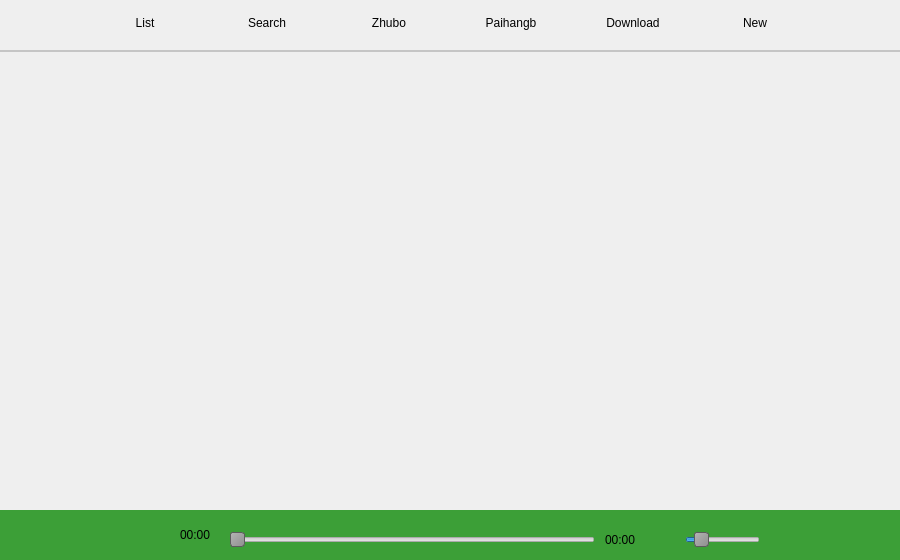
<?xml version="1.0" encoding="UTF-8"?>
<ui version="4.0">
 <class>Music_Frame</class>
 <widget class="QWidget" name="Music_Frame">
  <property name="geometry">
   <rect>
    <x>0</x>
    <y>0</y>
    <width>900</width>
    <height>560</height>
   </rect>
  </property>
  <property name="windowTitle">
   <string>Form</string>
  </property>
  <widget class="QLabel" name="top_label">
   <property name="geometry">
    <rect>
     <x>0</x>
     <y>510</y>
     <width>900</width>
     <height>50</height>
    </rect>
   </property>
   <property name="styleSheet">
    <string notr="true">background-color: rgb(60, 159, 55);</string>
   </property>
   <property name="text">
    <string/>
   </property>
  </widget>
  <widget class="QPushButton" name="Lrc_Btn">
   <property name="geometry">
    <rect>
     <x>820</x>
     <y>520</y>
     <width>35</width>
     <height>30</height>
    </rect>
   </property>
   <property name="cursor">
    <cursorShape>PointingHandCursor</cursorShape>
   </property>
   <property name="text">
    <string/>
   </property>
   <property name="icon">
    <iconset resource="../../../res/img.qrc">
     <normaloff>:/play/lrc</normaloff>:/play/lrc</iconset>
   </property>
   <property name="iconSize">
    <size>
     <width>35</width>
     <height>35</height>
    </size>
   </property>
   <property name="flat">
    <bool>true</bool>
   </property>
  </widget>
  <widget class="QSlider" name="Volume_Process">
   <property name="geometry">
    <rect>
     <x>685</x>
     <y>530</y>
     <width>75</width>
     <height>20</height>
    </rect>
   </property>
   <property name="styleSheet">
    <string notr="true"> QSlider::handle:horizontal {
     background: qlineargradient(x1:0, y1:0, x2:1, y2:1, stop:0 #b4b4b4, stop:1 #8f8f8f);
     border: 1px solid #5c5c5c;
     width: 18px;
     margin: -2px 0; 
     border-radius: 3px;
 }</string>
   </property>
   <property name="maximum">
    <number>200</number>
   </property>
   <property name="value">
    <number>30</number>
   </property>
   <property name="orientation">
    <enum>Qt::Horizontal</enum>
   </property>
  </widget>
  <widget class="QPushButton" name="Volume_Btn">
   <property name="geometry">
    <rect>
     <x>655</x>
     <y>525</y>
     <width>25</width>
     <height>25</height>
    </rect>
   </property>
   <property name="cursor">
    <cursorShape>PointingHandCursor</cursorShape>
   </property>
   <property name="text">
    <string/>
   </property>
   <property name="icon">
    <iconset resource="../../../res/img.qrc">
     <normaloff>:/play/volume_noraml</normaloff>:/play/volume_noraml</iconset>
   </property>
   <property name="autoDefault">
    <bool>true</bool>
   </property>
   <property name="default">
    <bool>false</bool>
   </property>
   <property name="flat">
    <bool>true</bool>
   </property>
  </widget>
  <widget class="QPushButton" name="return_Btn">
   <property name="geometry">
    <rect>
     <x>865</x>
     <y>520</y>
     <width>35</width>
     <height>30</height>
    </rect>
   </property>
   <property name="cursor">
    <cursorShape>PointingHandCursor</cursorShape>
   </property>
   <property name="text">
    <string/>
   </property>
   <property name="icon">
    <iconset resource="../../../res/img.qrc">
     <normaloff>:/sub/return</normaloff>:/sub/return</iconset>
   </property>
   <property name="iconSize">
    <size>
     <width>35</width>
     <height>35</height>
    </size>
   </property>
   <property name="flat">
    <bool>true</bool>
   </property>
  </widget>
  <widget class="QLabel" name="current_time">
   <property name="geometry">
    <rect>
     <x>180</x>
     <y>520</y>
     <width>35</width>
     <height>30</height>
    </rect>
   </property>
   <property name="text">
    <string>00:00</string>
   </property>
  </widget>
  <widget class="QPushButton" name="Next_Btn">
   <property name="geometry">
    <rect>
     <x>120</x>
     <y>515</y>
     <width>45</width>
     <height>45</height>
    </rect>
   </property>
   <property name="text">
    <string/>
   </property>
   <property name="icon">
    <iconset resource="../../../res/img.qrc">
     <normaloff>:/play/next</normaloff>:/play/next</iconset>
   </property>
   <property name="iconSize">
    <size>
     <width>35</width>
     <height>35</height>
    </size>
   </property>
   <property name="flat">
    <bool>true</bool>
   </property>
  </widget>
  <widget class="QPushButton" name="Mode_Btn">
   <property name="geometry">
    <rect>
     <x>775</x>
     <y>520</y>
     <width>35</width>
     <height>30</height>
    </rect>
   </property>
   <property name="cursor">
    <cursorShape>PointingHandCursor</cursorShape>
   </property>
   <property name="text">
    <string/>
   </property>
   <property name="icon">
    <iconset resource="../../../res/img.qrc">
     <normaloff>:/play/list_cycle</normaloff>:/play/list_cycle</iconset>
   </property>
   <property name="iconSize">
    <size>
     <width>35</width>
     <height>35</height>
    </size>
   </property>
   <property name="flat">
    <bool>true</bool>
   </property>
  </widget>
  <widget class="QPushButton" name="Pre_Btn">
   <property name="geometry">
    <rect>
     <x>0</x>
     <y>515</y>
     <width>45</width>
     <height>45</height>
    </rect>
   </property>
   <property name="text">
    <string/>
   </property>
   <property name="icon">
    <iconset resource="../../../res/img.qrc">
     <normaloff>:/play/pre</normaloff>:/play/pre</iconset>
   </property>
   <property name="iconSize">
    <size>
     <width>35</width>
     <height>35</height>
    </size>
   </property>
   <property name="flat">
    <bool>true</bool>
   </property>
  </widget>
  <widget class="QLabel" name="totle_time">
   <property name="geometry">
    <rect>
     <x>605</x>
     <y>525</y>
     <width>35</width>
     <height>30</height>
    </rect>
   </property>
   <property name="text">
    <string>00:00</string>
   </property>
  </widget>
  <widget class="QSlider" name="Music_process">
   <property name="geometry">
    <rect>
     <x>230</x>
     <y>530</y>
     <width>365</width>
     <height>20</height>
    </rect>
   </property>
   <property name="styleSheet">
    <string notr="true"> QSlider::handle:horizontal {
     background: qlineargradient(x1:0, y1:0, x2:1, y2:1, stop:0 #b4b4b4, stop:1 #8f8f8f);
     border: 1px solid #5c5c5c;
     width: 18px;
     margin: -2px 0; 
     border-radius: 3px;
 }</string>
   </property>
   <property name="orientation">
    <enum>Qt::Horizontal</enum>
   </property>
  </widget>
  <widget class="QStackedWidget" name="Switch_wdiget">
   <property name="geometry">
    <rect>
     <x>0</x>
     <y>45</y>
     <width>900</width>
     <height>465</height>
    </rect>
   </property>
   <property name="styleSheet">
    <string notr="true"/>
   </property>
   <property name="currentIndex">
    <number>1</number>
   </property>
   <widget class="QWidget" name="song_content"/>
   <widget class="QWidget" name="Music_Gedan">
    <widget class="QLabel" name="label">
     <property name="geometry">
      <rect>
       <x>0</x>
       <y>0</y>
       <width>145</width>
       <height>145</height>
      </rect>
     </property>
     <property name="text">
      <string/>
     </property>
    </widget>
    <widget class="QFrame" name="splitterLine">
     <property name="geometry">
      <rect>
       <x>0</x>
       <y>5</y>
       <width>900</width>
       <height>2</height>
      </rect>
     </property>
     <property name="styleSheet">
      <string notr="true">background-color:white;</string>
     </property>
     <property name="frameShape">
      <enum>QFrame::StyledPanel</enum>
     </property>
     <property name="frameShadow">
      <enum>QFrame::Raised</enum>
     </property>
    </widget>
   </widget>
  </widget>
  <widget class="QPushButton" name="List_Btn">
   <property name="geometry">
    <rect>
     <x>109</x>
     <y>5</y>
     <width>72</width>
     <height>35</height>
    </rect>
   </property>
   <property name="cursor">
    <cursorShape>PointingHandCursor</cursorShape>
   </property>
   <property name="styleSheet">
    <string notr="true"/>
   </property>
   <property name="text">
    <string>List</string>
   </property>
   <property name="flat">
    <bool>true</bool>
   </property>
  </widget>
  <widget class="QPushButton" name="Search_Btn">
   <property name="geometry">
    <rect>
     <x>231</x>
     <y>5</y>
     <width>72</width>
     <height>35</height>
    </rect>
   </property>
   <property name="cursor">
    <cursorShape>PointingHandCursor</cursorShape>
   </property>
   <property name="text">
    <string>Search</string>
   </property>
   <property name="flat">
    <bool>true</bool>
   </property>
  </widget>
  <widget class="QPushButton" name="Zhubo_Btn">
   <property name="geometry">
    <rect>
     <x>353</x>
     <y>5</y>
     <width>72</width>
     <height>35</height>
    </rect>
   </property>
   <property name="cursor">
    <cursorShape>PointingHandCursor</cursorShape>
   </property>
   <property name="text">
    <string>Zhubo</string>
   </property>
   <property name="flat">
    <bool>true</bool>
   </property>
  </widget>
  <widget class="QPushButton" name="Paih_Btn">
   <property name="geometry">
    <rect>
     <x>475</x>
     <y>5</y>
     <width>72</width>
     <height>35</height>
    </rect>
   </property>
   <property name="cursor">
    <cursorShape>PointingHandCursor</cursorShape>
   </property>
   <property name="text">
    <string>Paihangb</string>
   </property>
   <property name="flat">
    <bool>true</bool>
   </property>
  </widget>
  <widget class="QPushButton" name="Download_Btn">
   <property name="geometry">
    <rect>
     <x>597</x>
     <y>5</y>
     <width>72</width>
     <height>35</height>
    </rect>
   </property>
   <property name="cursor">
    <cursorShape>PointingHandCursor</cursorShape>
   </property>
   <property name="text">
    <string>Download</string>
   </property>
   <property name="flat">
    <bool>true</bool>
   </property>
  </widget>
  <widget class="QPushButton" name="New_music_Btn">
   <property name="geometry">
    <rect>
     <x>719</x>
     <y>5</y>
     <width>72</width>
     <height>35</height>
    </rect>
   </property>
   <property name="cursor">
    <cursorShape>PointingHandCursor</cursorShape>
   </property>
   <property name="text">
    <string>New</string>
   </property>
   <property name="flat">
    <bool>true</bool>
   </property>
  </widget>
  <widget class="QPushButton" name="Play_Btn">
   <property name="geometry">
    <rect>
     <x>60</x>
     <y>510</y>
     <width>45</width>
     <height>45</height>
    </rect>
   </property>
   <property name="text">
    <string/>
   </property>
   <property name="icon">
    <iconset resource="../../../res/img.qrc">
     <normaloff>:/play/player</normaloff>:/play/player</iconset>
   </property>
   <property name="iconSize">
    <size>
     <width>36</width>
     <height>36</height>
    </size>
   </property>
   <property name="flat">
    <bool>true</bool>
   </property>
  </widget>
 </widget>
 <resources>
  <include location="../../../res/img.qrc"/>
 </resources>
 <connections/>
</ui>
